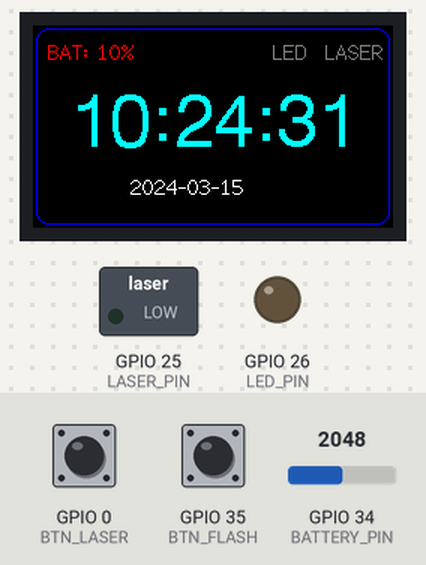
A sketch run on a simulated ESP32. On the bench: 240×135 colour display, switched loads named in the sketch (green lamp = pin HIGH), output pins drawn as LEDs (lit = HIGH). The test bench sets the inputs (shaded band); at power-on: GPIO 0 (BTN_LASER) HIGH, GPIO 35 (BTN_FLASH) HIGH, GPIO 34 (BATTERY_PIN) = 2048 (analog values on the 0–4095 scale). The local clock reads 2024-03-15 10:24:30 at power-on unless the sketch sets it.

Above: at 1.3 s.
1.4 s: GPIO 0 (BTN_LASER) pulled LOW for 3.2 s
At 5.5 s:
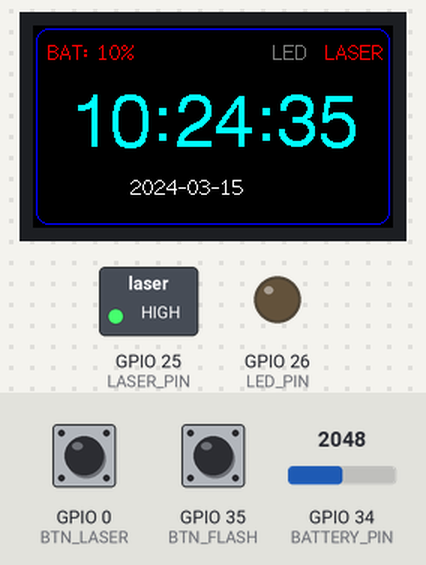
6.1 s: GPIO 35 (BTN_FLASH) pulled LOW for 1 s
At 7.9 s:
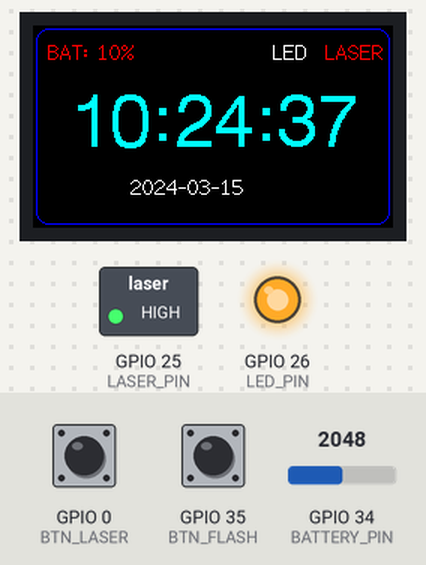
9.6 s: GPIO 0 (BTN_LASER) pulled LOW for 0.15 s
At 11.8 s:
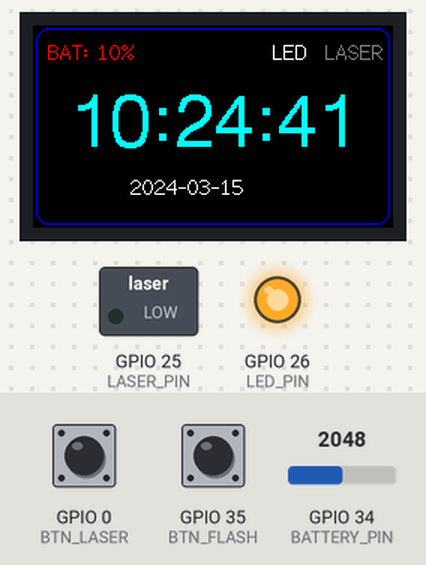
12.7 s: GPIO 34 (BATTERY_PIN) set to 2084
At 14.8 s:
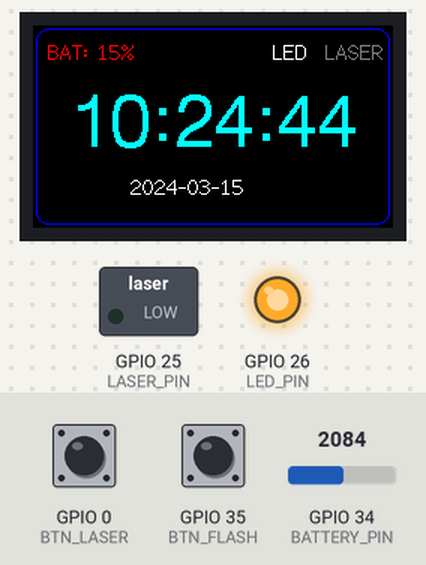
15.7 s: GPIO 34 (BATTERY_PIN) set to 2110
At 16.8 s:
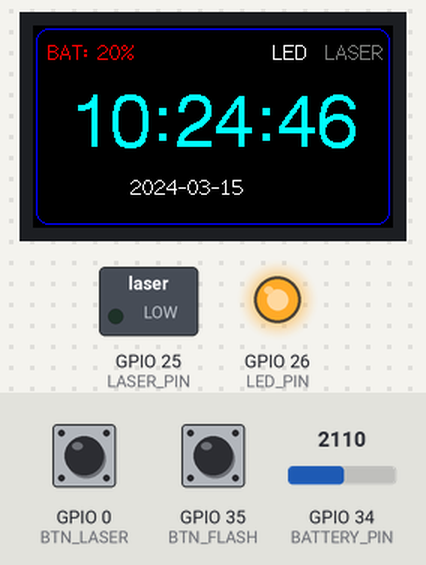
17.5 s: GPIO 34 (BATTERY_PIN) set to 2866
At 19.5 s:
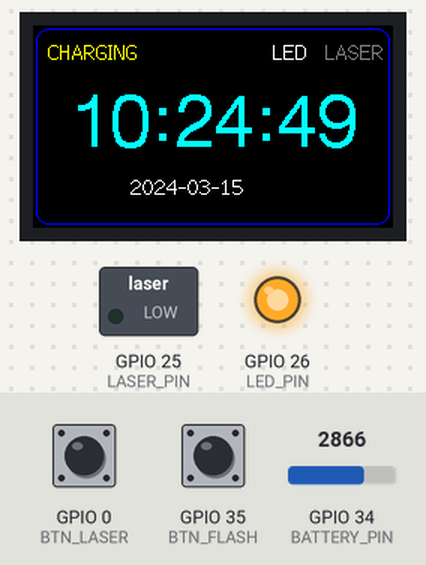
Timing chart, 0 to 21.0 s (numbered marks = the images above; inputs shaded):
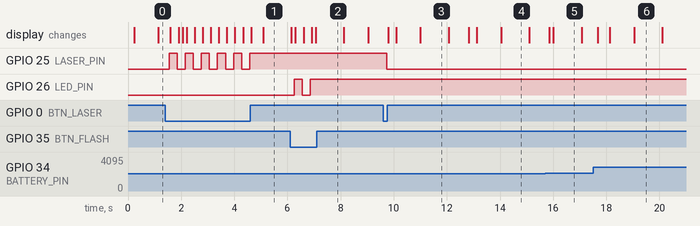

Measured:
- after the input at 1.4 s, GPIO 25 (LASER_PIN): alternates HIGH for 0.30 s and LOW for 0.30 s, 11 changes in all, then stays HIGH, starting after 0.15 s; the display: first changes after 0.20 s (image 1 shows a later state)
- after the input at 6.1 s, GPIO 26 (LED_PIN): LOW → HIGH after 0.15 s, → LOW 0.30 s later, → HIGH 0.30 s later; the display: first differs from a run without the input after 0.20 s (image 2 shows a later state)
- after the input at 9.6 s, GPIO 25 (LASER_PIN): HIGH → LOW after 0.14 s; the display: first changes after 0.19 s (image 3 shows a later state)
- after the input at 17.5 s, the display: first changes after 0.18 s (image 6 shows a later state)
- what the display in image 3 shows lasts 1.1 s, from 11.0 s to 12.1 s

The sketch:

smartwatch.ino
```cpp
#include <TFT_eSPI.h>
#include <Wire.h>
#include "RTClib.h"

// Hardware Pin Definitions
#define BATTERY_PIN    34  // Verified ADC pin for battery level
#define LED_PIN        26  // Flashlight Output
#define LASER_PIN      25  // Laser Control (To 1k Resistor -> Transistor Base)

#define BTN_FLASH     35  // TTGO Onboard Top Button
#define BTN_LASER      0  // TTGO Onboard Bottom Button

TFT_eSPI tft = TFT_eSPI();
RTC_DS3231 rtc;

// Toggle States
bool flashState = false;
bool laserState = false;

// Debounce Tracking
unsigned long lastDebounceFlash = 0;
unsigned long lastDebounceLaser = 0;
const unsigned long debounceDelay = 200;

void setup() {
  Serial.begin(115200);

  // Initialize Pin Modes
  pinMode(LED_PIN, OUTPUT);
  pinMode(LASER_PIN, OUTPUT);
  digitalWrite(LED_PIN, LOW);
  digitalWrite(LASER_PIN, LOW);

  pinMode(BTN_FLASH, INPUT_PULLUP);
  pinMode(BTN_LASER, INPUT_PULLUP);

  analogReadResolution(12);

  // Initialize Display
  tft.init();
  tft.setRotation(1);
  tft.fillScreen(TFT_BLACK);

  // Initialize RTC
  Wire.begin(21, 22); // SDA = GPIO 21, SCL = GPIO 22
  if (!rtc.begin()) {
    tft.setTextColor(TFT_RED);
    tft.drawString("RTC Error!", 10, 10, 2);
  }

  // Set time with a +60 second offset to compensate for upload delay
  // (COMMENT OUT line 51 after uploading once so time doesn't reset on reboot)
  DateTime compileTime = DateTime(F(__DATE__), F(__TIME__));
  //rtc.adjust(DateTime(compileTime.unixtime() + 60));
}

void loop() {
  handleButtons();
  updateDisplay();
  delay(100);
}

void handleButtons() {
  unsigned long currentMillis = millis();

  // Read Top Onboard Button (Flashlight Toggle)
  if (digitalRead(BTN_FLASH) == LOW) {
    if (currentMillis - lastDebounceFlash > debounceDelay) {
      flashState = !flashState;
      digitalWrite(LED_PIN, flashState ? HIGH : LOW);
      lastDebounceFlash = currentMillis;
    }
  }

  // Read Bottom Onboard Button (Laser Toggle)
  if (digitalRead(BTN_LASER) == LOW) {
    if (currentMillis - lastDebounceLaser > debounceDelay) {
      laserState = !laserState;
      digitalWrite(LASER_PIN, laserState ? HIGH : LOW);
      lastDebounceLaser = currentMillis;
    }
  }
}

void updateDisplay() {
  // 1. Read Battery & Charging Status
  uint32_t rawSum = 0;
  for (int i = 0; i < 10; i++) {
    rawSum += analogRead(BATTERY_PIN);
    delay(1);
  }
  float rawAnalog = rawSum / 10.0;
  float voltage = (rawAnalog / 4095.0) * 3.3 * 2.0;

  bool isCharging = (voltage > 4.25);
  int batteryPct = constrain((int)(((voltage - 3.2) / (4.2 - 3.2)) * 100.0), 0, 100);

  // 2. Clear Display Canvas
  tft.fillScreen(TFT_BLACK);

  // Outer Border
  tft.drawRoundRect(2, 2, tft.width() - 4, tft.height() - 4, 8, TFT_BLUE);

  // Header: Battery & Charge Status
  tft.setTextSize(1);
  if (isCharging) {
    tft.setTextColor(TFT_YELLOW);
    tft.drawString("CHARGING", 10, 10, 2);
  } else {
    tft.setTextColor(batteryPct > 20 ? TFT_GREEN : TFT_RED);
    tft.drawString("BAT: " + String(batteryPct) + "%", 10, 10, 2);
  }

  // Status Indicators for LED / Laser
  tft.setTextColor(flashState ? TFT_WHITE : TFT_DARKGREY);
  tft.drawString("LED", 160, 10, 2);

  tft.setTextColor(laserState ? TFT_RED : TFT_DARKGREY);
  tft.drawString("LASER", 195, 10, 2);

  // 3. Time Display
  DateTime now = rtc.now();
  char timeBuf[9];
  snprintf(timeBuf, sizeof(timeBuf), "%02d:%02d:%02d", now.hour(), now.minute(), now.second());

  tft.setTextColor(TFT_CYAN);
  tft.drawString(timeBuf, 25, 45, 6); // Large Font

  // 4. Date Display
  char dateBuf[12];
  snprintf(dateBuf, sizeof(dateBuf), "%04d-%02d-%02d", now.year(), now.month(), now.day());

  tft.setTextColor(TFT_WHITE);
  tft.drawString(dateBuf, 65, 100, 2);
}
```
